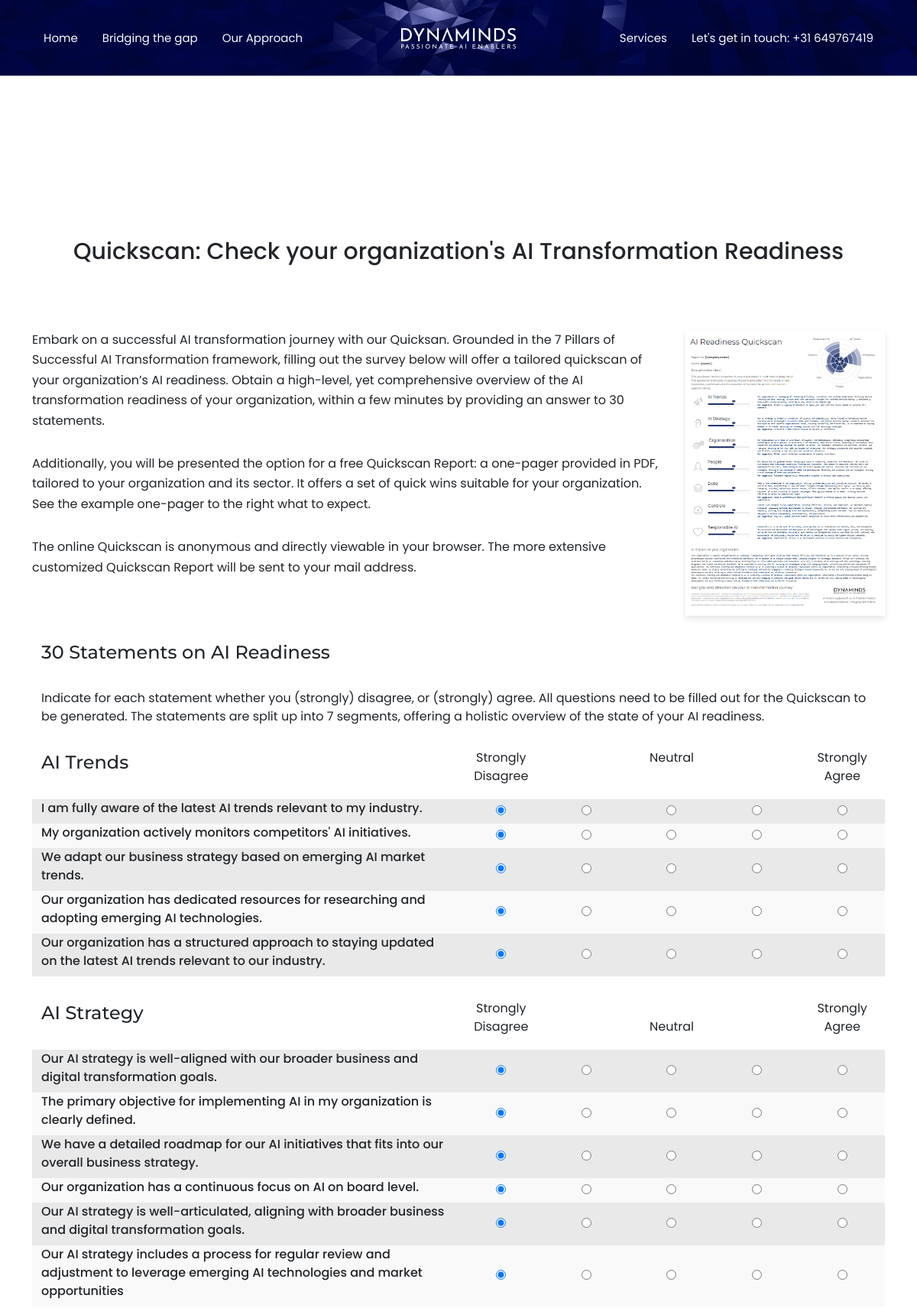
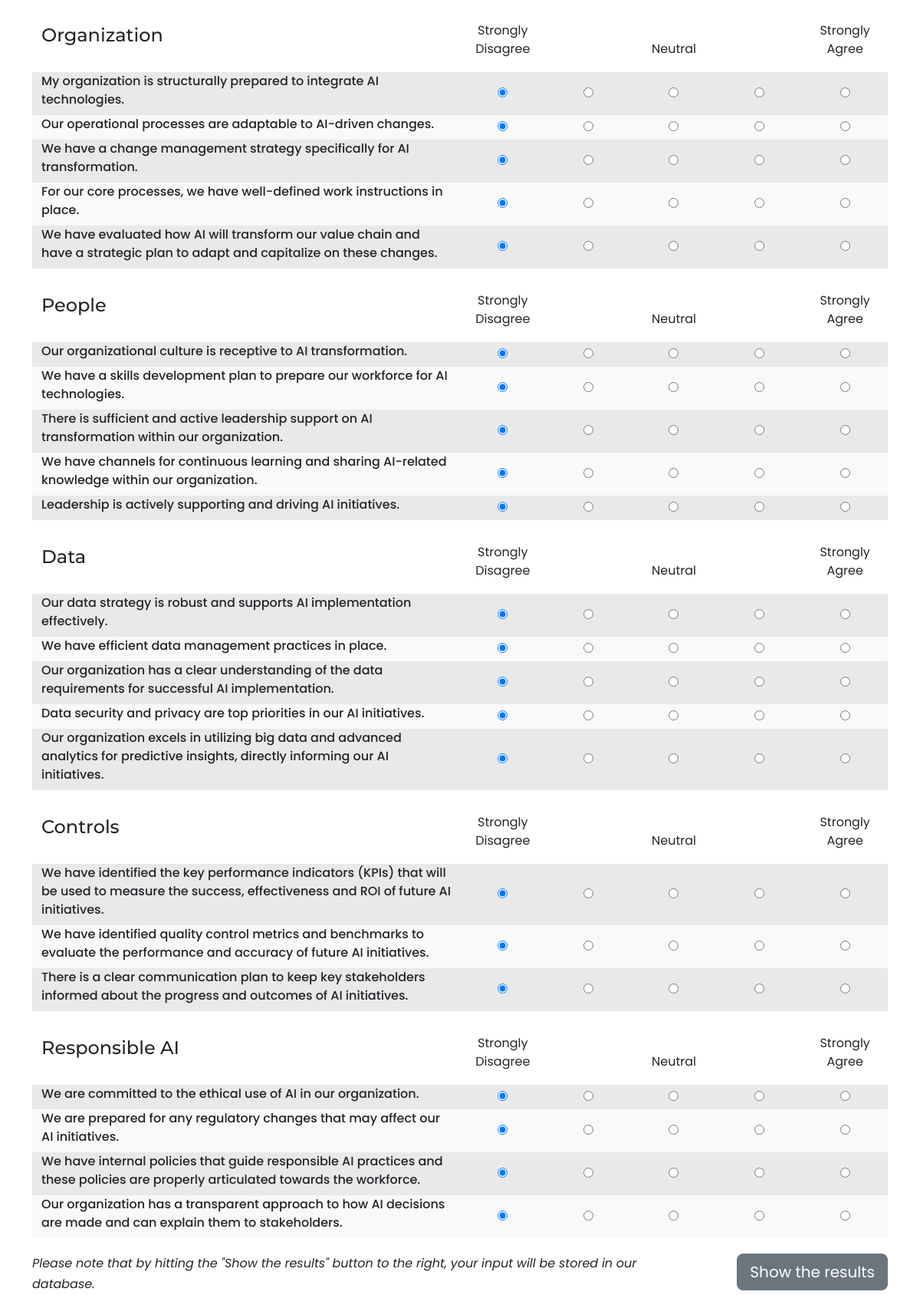
The page / (upper part) on the database its author committed (2 pictures, top to bottom).
### tables this page shows
CREATE TABLE `questions` (
  `id` int(11) NOT NULL,
  `pillar_id` int(11) NOT NULL,
  `question` text NOT NULL,
  `weight` int(11) NOT NULL DEFAULT 5
);

### index.php (the view, shortened to what the rows shown need)
<?php
require_once('db.php');
?>
<!DOCTYPE html>
<html dir="ltr" lang="en-US">
<head>
	<link rel="stylesheet" href="style2.css">
	<link rel="stylesheet" href="css/font-icons.css">
	<link rel="stylesheet" href="one-page/css/et-line.css">
	<link rel="stylesheet" href="css/components/bs-switches.css">
	<link rel="stylesheet" href="demos/app-landing/app-landing2.css">
	<link rel="stylesheet" href="css/custom2.css">
</head>
<body class="stretched">
	<section id="content">
		<div class="content-wrap">
			<div id="section-content" class="page-section pt-5 mb-0">
				<div class="container" style="padding-bottom: 120px;">
					<p>
					<h2 class="text-start text-md-center font-body mb-6">Quickscan: Check your organization's AI Transformation Readiness</h2>
					</p>
					<div class="row col-mb-50">
						<div class="col-12">
							<form id="surveyForm" action="quickscan-results.php" method="post">
								<div id="questions">
									<div class="container">
										<p>
										<div class="pillar" data-pillar="Pillar1">
											<?php
											$sql = "SELECT * FROM questions WHERE pillar_id = 1";
											$result = $conn->query($sql);
											if ($result->num_rows > 0) {
												$counter = 0;
												while ($row = $result->fetch_assoc()) {
													$counter = $counter + 1;
													$questionId = $row['id'];
													$questionText = $row['question'];
													$questionWeight = $row['weight'];
													$questionClass = $counter % 2 === 0 ? 'question-light' : 'question-dark';
													echo '
														<div class="row align-items-center question ' . $questionClass . '" data-question="q' . $questionId . '">
															<div class="col-6">
																<label>' . $questionText . '</label>
															</div>
															<div class="col-6">
																<div class="row">
																	<div class="col text-center"><input checked type="radio" id="Pillar1_q' . $questionId . '" name="Pillar1_q' . $questionId . '_' . $questionWeight . '" 	value="1" required></div>
																	<div class="col text-center"><input type="radio" id="Pillar1_q' . $questionId . '" name="Pillar1_q' . $questionId . '_' . $questionWeight . '"  value="2" required></div>
																	<div class="col text-center"><input type="radio" id="Pillar1_q' . $questionId . '" name="Pillar1_q' . $questionId . '_' . $questionWeight . '"  value="3" required></div>
																	<div class="col text-center"><input type="radio" id="Pillar1_q' . $questionId . '" name="Pillar1_q' . $questionId . '_' . $questionWeight . '"  value="4" required></div>
																	<div class="col text-center"><input type="radio" id="Pillar1_q' . $questionId . '" name="Pillar1_q' . $questionId . '_' . $questionWeight . '"  value="5" required></div>
																</div>
															</div>
														</div>
														';
												}
											} else {
												echo "<h3 class='text-center'>No questions found for Pillar1</h3>";
											}
											?>
										</div>
										</p>
										<p>
										<div class="pillar" data-pillar="Pillar2">
											<?php
											$sql = "SELECT * FROM questions WHERE pillar_id = 2";
											$result = $conn->query($sql);
											if ($result->num_rows > 0) {
												$counter = 0;
												while ($row = $result->fetch_assoc()) {
													$counter = $counter + 1;
													$questionId = $row['id'];
													$questionText = $row['question'];
													$questionClass = $counter % 2 === 0 ? 'question-light' : 'question-dark';
													echo '
														<div class="row align-items-center question ' . $questionClass . '" data-question="q' . $questionId . '">
															<div class="col-6">
																<label>' . $questionText . '</label>
															</div>
															<div class="col-6">
																<div class="row">
																	<div class="col text-center"><input checked type="radio" id="Pillar2_q' . $questionId . '" name="Pillar2_q' . $questionId . '_' . $questionWeight . '" 	value="1" required></div>
																	<div class="col text-center"><input type="radio" id="Pillar2_q' . $questionId . '" name="Pillar2_q' . $questionId . '_' . $questionWeight . '"  value="2" required></div>
																	<div class="col text-center"><input type="radio" id="Pillar2_q' . $questionId . '" name="Pillar2_q' . $questionId . '_' . $questionWeight . '"  value="3" required></div>
																	<div class="col text-center"><input type="radio" id="Pillar2_q' . $questionId . '" name="Pillar2_q' . $questionId . '_' . $questionWeight . '"  value="4" required></div>
																	<div class="col text-center"><input type="radio" id="Pillar2_q' . $questionId . '" name="Pillar2_q' . $questionId . '_' . $questionWeight . '"  value="5" required></div>
																</div>
															</div>
														</div>
														';
												}
											} else {
												echo "<h3 class='text-center'>No questions found for Pillar2</h3>";
											}
											?>
										</div>
										</p>
										<p>
										<div class="pillar" data-pillar="Pillar3">
											<?php
											$sql = "SELECT * FROM questions WHERE pillar_id = 3";
											$result = $conn->query($sql);
											if ($result->num_rows > 0) {
												$counter = 0;
												while ($row = $result->fetch_assoc()) {
													$counter = $counter + 1;
													$questionId = $row['id'];
													$questionText = $row['question'];
													$questionClass = $counter % 2 === 0 ? 'question-light' : 'question-dark';
													echo '
														<div class="row align-items-center question ' . $questionClass . '" data-question="q' . $questionId . '">
															<div class="col-6">
																<label>' . $questionText . '</label>
															</div>
															<div class="col-6">
																<div class="row">
																	<div class="col text-center"><input checked type="radio" id="Pillar3_q' . $questionId . '" name="Pillar3_q' . $questionId . '_' . $questionWeight . '" 	value="1" required></div>
																	<div class="col text-center"><input type="radio" id="Pillar3_q' . $questionId . '" name="Pillar3_q' . $questionId . '_' . $questionWeight . '"  value="2" required></div>
																	<div class="col text-center"><input type="radio" id="Pillar3_q' . $questionId . '" name="Pillar3_q' . $questionId . '_' . $questionWeight . '"  value="3" required></div>
																	<div class="col text-center"><input type="radio" id="Pillar3_q' . $questionId . '" name="Pillar3_q' . $questionId . '_' . $questionWeight . '"  value="4" required></div>
																	<div class="col text-center"><input type="radio" id="Pillar3_q' . $questionId . '" name="Pillar3_q' . $questionId . '_' . $questionWeight . '"  value="5" required></div>
																</div>
															</div>
														</div>
														';
												}
											} else {
												echo "<h3 class='text-center'>No questions found for Pillar3</h3>";
											}
											?>
										</div>
										</p>
										<p>
										<div class="pillar" data-pillar="Pillar4">
											<?php
											$sql = "SELECT * FROM questions WHERE pillar_id = 4";
											$result = $conn->query($sql);
											if ($result->num_rows > 0) {
												$counter = 0;
												while ($row = $result->fetch_assoc()) {
													$counter = $counter + 1;
													$questionId = $row['id'];
													$questionText = $row['question'];
													$questionClass = $counter % 2 === 0 ? 'question-light' : 'question-dark';
													echo '
														<div class="row align-items-center question ' . $questionClass . '" data-question="q' . $questionId . '">
															<div class="col-6">
																<label>' . $questionText . '</label>
															</div>
															<div class="col-6">
																<div class="row">
																	<div class="col text-center"><input checked type="radio" id="Pillar4_q' . $questionId . '" name="Pillar4_q' . $questionId . '_' . $questionWeight . '" 	value="1" required></div>
																	<div class="col text-center"><input type="radio" id="Pillar4_q' . $questionId . '" name="Pillar4_q' . $questionId . '_' . $questionWeight . '"  value="2" required></div>
																	<div class="col text-center"><input type="radio" id="Pillar4_q' . $questionId . '" name="Pillar4_q' . $questionId . '_' . $questionWeight . '"  value="3" required></div>
																	<div class="col text-center"><input type="radio" id="Pillar4_q' . $questionId . '" name="Pillar4_q' . $questionId . '_' . $questionWeight . '"  value="4" required></div>
																	<div class="col text-center"><input type="radio" id="Pillar4_q' . $questionId . '" name="Pillar4_q' . $questionId . '_' . $questionWeight . '"  value="5" required></div>
																</div>
															</div>
														</div>
														';
												}
											} else {
												echo "<h3 class='text-center'>No questions found for Pillar4</h3>";
											}
											?>
										</div>
										</p>
										<p>
										<div class="pillar" data-pillar="Pillar5">
											<?php
											$sql = "SELECT * FROM questions WHERE pillar_id = 5";
											$result = $conn->query($sql);
											if ($result->num_rows > 0) {
												$counter = 0;
												while ($row = $result->fetch_assoc()) {
													$counter = $counter + 1;
													$questionId = $row['id'];
													$questionText = $row['question'];
													$questionClass = $counter % 2 === 0 ? 'question-light' : 'question-dark';
													echo '
														<div class="row align-items-center question ' . $questionClass . '" data-question="q' . $questionId . '">
															<div class="col-6">
																<label>' . $questionText . '</label>
															</div>
															<div class="col-6">
																<div class="row">
																	<div class="col text-center"><input checked type="radio" id="Pillar5_q' . $questionId . '" name="Pillar5_q' . $questionId . '_' . $questionWeight . '" 	value="1" required></div>
																	<div class="col text-center"><input type="radio" id="Pillar5_q' . $questionId . '" name="Pillar5_q' . $questionId . '_' . $questionWeight . '"  value="2" required></div>
																	<div class="col text-center"><input type="radio" id="Pillar5_q' . $questionId . '" name="Pillar5_q' . $questionId . '_' . $questionWeight . '"  value="3" required></div>
																	<div class="col text-center"><input type="radio" id="Pillar5_q' . $questionId . '" name="Pillar5_q' . $questionId . '_' . $questionWeight . '"  value="4" required></div>
																	<div class="col text-center"><input type="radio" id="Pillar5_q' . $questionId . '" name="Pillar5_q' . $questionId . '_' . $questionWeight . '"  value="5" required></div>
																</div>
															</div>
														</div>
														';
												}
											} else {
												echo "<h3 class='text-center'>No questions found for Pillar5</h3>";
											}
											?>
										</div>
										</p>
										<p>
										<div class="pillar" data-pillar="Pillar6">
											<?php
											$sql = "SELECT * FROM questions WHERE pillar_id = 6";
											$result = $conn->query($sql);
											if ($result->num_rows > 0) {
												$counter = 0;
												while ($row = $result->fetch_assoc()) {
													$counter = $counter + 1;
													$questionId = $row['id'];
													$questionText = $row['question'];
													$questionClass = $counter % 2 === 0 ? 'question-light' : 'question-dark';
													echo '
														<div class="row align-items-center question ' . $questionClass . '" data-question="q' . $questionId . '">
															<div class="col-6">
																<label>' . $questionText . '</label>
															</div>
															<div class="col-6">
																<div class="row">
																	<div class="col text-center"><input checked type="radio" id="Pillar6_q' . $questionId . '" name="Pillar6_q' . $questionId . '_' . $questionWeight . '" 	value="1" required></div>
																	<div class="col text-center"><input type="radio" id="Pillar6_q' . $questionId . '" name="Pillar6_q' . $questionId . '_' . $questionWeight . '"  value="2" required></div>
																	<div class="col text-center"><input type="radio" id="Pillar6_q' . $questionId . '" name="Pillar6_q' . $questionId . '_' . $questionWeight . '"  value="3" required></div>
																	<div class="col text-center"><input type="radio" id="Pillar6_q' . $questionId . '" name="Pillar6_q' . $questionId . '_' . $questionWeight . '"  value="4" required></div>
																	<div class="col text-center"><input type="radio" id="Pillar6_q' . $questionId . '" name="Pillar6_q' . $questionId . '_' . $questionWeight . '"  value="5" required></div>
																</div>
															</div>
														</div>
														';
												}
											} else {
												echo "<h3 class='text-center'>No questions found for Pillar6</h3>";
											}
											?>
										</div>
										</p>
										<p>
										<div class="pillar" data-pillar="Pillar7">
											<?php
											$sql = "SELECT * FROM questions WHERE pillar_id = 7";
											$result = $conn->query($sql);
											if ($result->num_rows > 0) {
												$counter = 0;
												while ($row = $result->fetch_assoc()) {
													$counter = $counter + 1;
													$questionId = $row['id'];
													$questionText = $row['question'];
													$questionClass = $counter % 2 === 0 ? 'question-light' : 'question-dark';
													echo '
														<div class="row align-items-center question ' . $questionClass . '" data-question="q' . $questionId . '">
															<div class="col-6">
																<label>' . $questionText . '</label>
															</div>
															<div class="col-6">
																<div class="row">
																	<div class="col text-center"><input checked type="radio" id="Pillar7_q' . $questionId . '" name="Pillar7_q' . $questionId . '_' . $questionWeight . '" 	value="1" required></div>
																	<div class="col text-center"><input type="radio" id="Pillar7_q' . $questionId . '" name="Pillar7_q' . $questionId . '_' . $questionWeight . '"  value="2" required></div>
																	<div class="col text-center"><input type="radio" id="Pillar7_q' . $questionId . '" name="Pillar7_q' . $questionId . '_' . $questionWeight . '"  value="3" required></div>
																	<div class="col text-center"><input type="radio" id="Pillar7_q' . $questionId . '" name="Pillar7_q' . $questionId . '_' . $questionWeight . '"  value="4" required></div>
																	<div class="col text-center"><input type="radio" id="Pillar7_q' . $questionId . '" name="Pillar7_q' . $questionId . '_' . $questionWeight . '"  value="5" required></div>
																</div>
															</div>
														</div>
														';
												}
											} else {
												echo "<h3 class='text-center'>No questions found for Pillar7</h3>";
											}
											?>
										</div>
									</div>
								</div>
							</form>
						</div>
					</div>
				</div>
			</div>
		</div>
	</section>
</body>
</html>

### rows shown on the page
questions: question "I am fully aware of the latest AI trends relevant to my industry."
questions: question "My organization actively monitors competitors' AI initiatives."
questions: question "We adapt our business strategy based on emerging AI market trends."
questions: question "Our organization has dedicated resources for researching and adopting emerging AI technologies."
questions: question "Our organization has a structured approach to staying updated on the latest AI trends relevant to our industry."
questions: question "Our AI strategy is well-aligned with our broader business and digital transformation goals."
questions: question "The primary objective for implementing AI in my organization is clearly defined."
questions: question "We have a detailed roadmap for our AI initiatives that fits into our overall business strategy."
questions: question "Our organization has a continuous focus on AI on board level."
questions: question "Our AI strategy is well-articulated, aligning with broader business and digital transformation goals."
questions: question "Our AI strategy includes a process for regular review and adjustment to leverage emerging AI technologies and market opportunities"
questions: question "My organization is structurally prepared to integrate AI technologies."
questions: question "Our operational processes are adaptable to AI-driven changes."
questions: question "We have a change management strategy specifically for AI transformation."
questions: question "For our core processes, we have well-defined work instructions in place."
questions: question "We have evaluated how AI will transform our value chain and have a strategic plan to adapt and capitalize on these changes."
questions: question "Our organizational culture is receptive to AI transformation."
questions: question "We have a skills development plan to prepare our workforce for AI technologies."
questions: question "There is sufficient and active leadership support on AI transformation within our organization."
questions: question "We have channels for continuous learning and sharing AI-related knowledge within our organization."
questions: question "Leadership is actively supporting and driving AI initiatives."
questions: question "Our data strategy is robust and supports AI implementation effectively."
questions: question "We have efficient data management practices in place."
questions: question "Our organization has a clear understanding of the data requirements for successful AI implementation."
questions: question "Data security and privacy are top priorities in our AI initiatives."
questions: question "Our organization excels in utilizing big data and advanced analytics for predictive insights, directly informing our AI initiatives."
questions: question "We have identified the key performance indicators (KPIs) that will be used to measure the success, effectiveness and ROI of future AI initiatives."
questions: question "We have identified quality control metrics and benchmarks to evaluate the performance and accuracy of future AI initiatives."
questions: question "There is a clear communication plan to keep key stakeholders informed about the progress and outcomes of AI initiatives."
questions: question "We are committed to the ethical use of AI in our organization."
questions: question "We are prepared for any regulatory changes that may affect our AI initiatives."
questions: question "We have internal policies that guide responsible AI practices and these policies are properly articulated towards the workforce."
questions: question "Our organization has a transparent approach to how AI decisions are made and can explain them to stakeholders."
